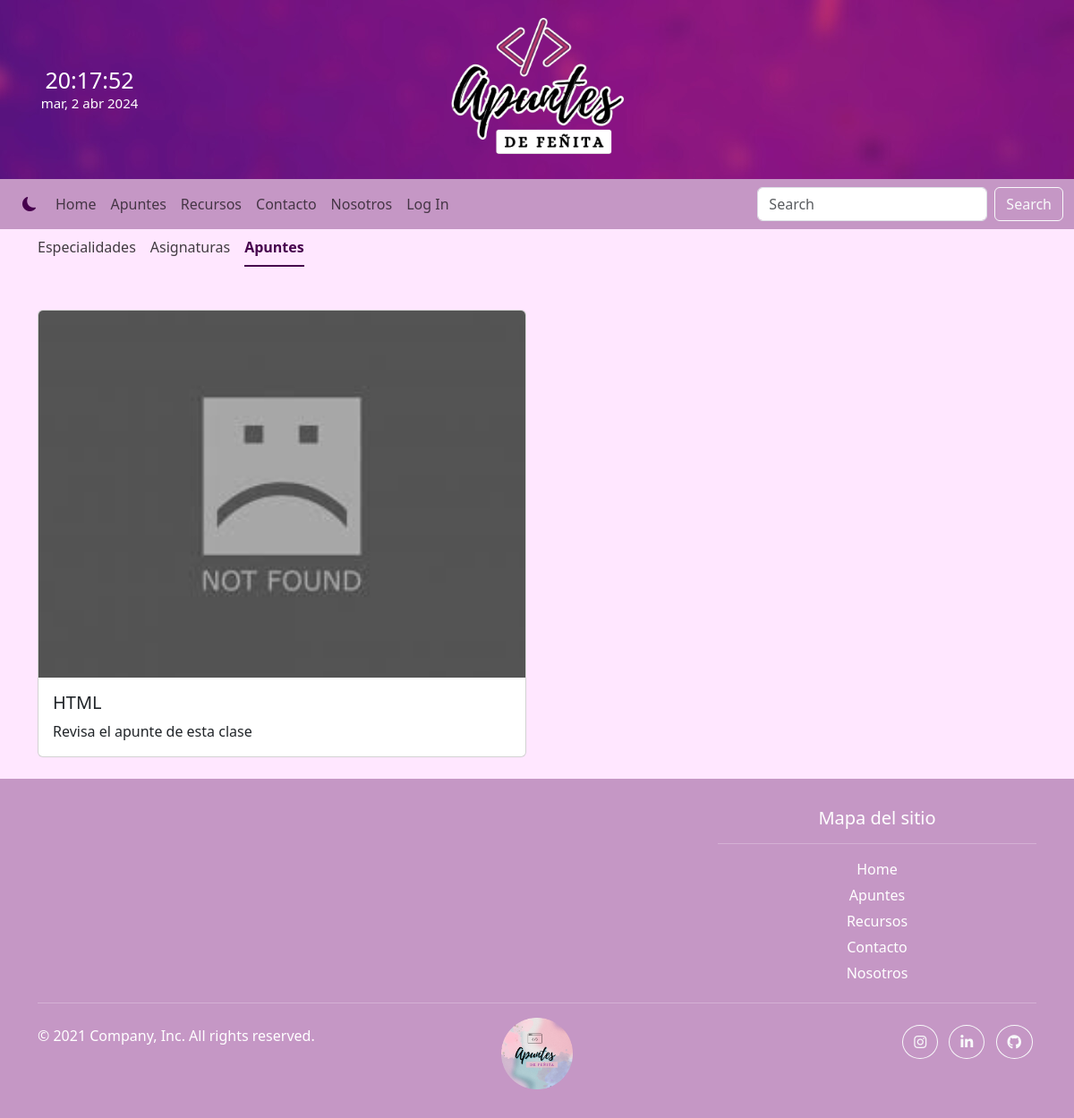
Before: /especialidades/asignaturas/apuntes/ with the older database file.
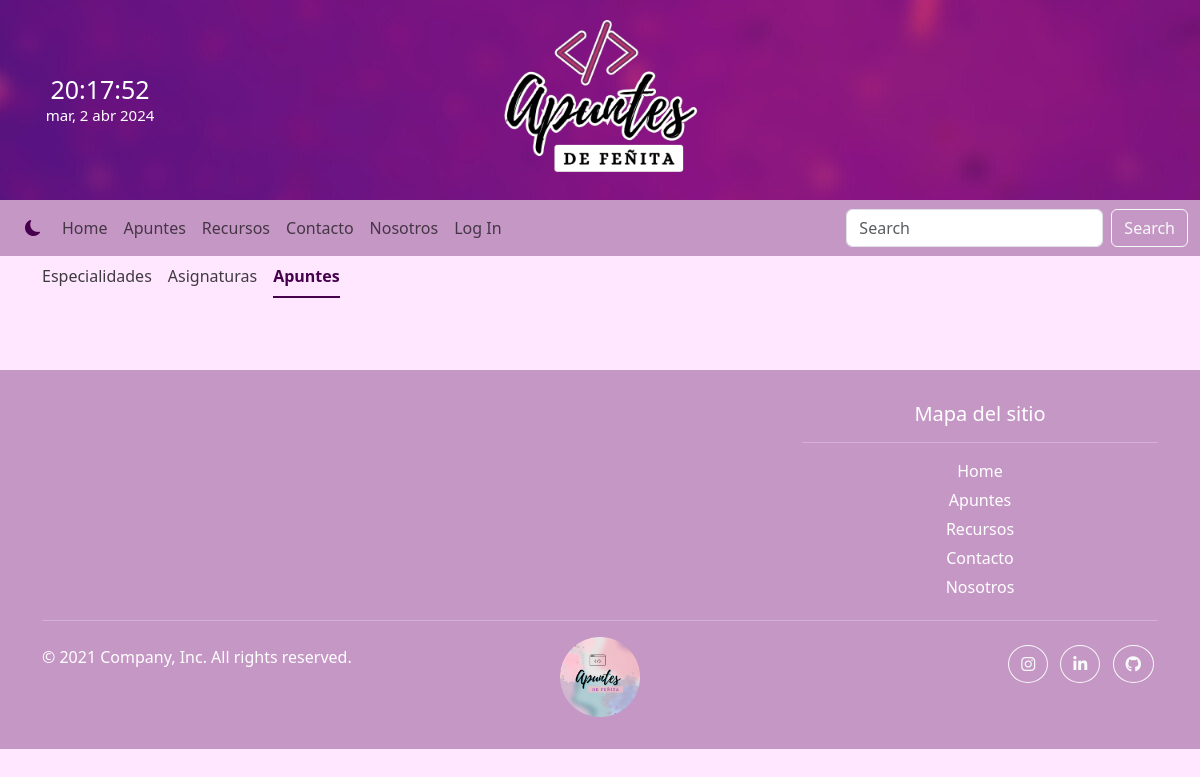
After: the same page with the newer database file.
### crud/models.py (models this page shows, shortened)
class Note(models.Model):
    idNote = models.CharField(primary_key=True,verbose_name='ID',max_length=20)
    topic  = models.CharField(verbose_name='Tema', max_length=50)
    subject = models.ForeignKey(Subject,verbose_name='Asignatura',on_delete=models.CASCADE)
    specialization = models.ForeignKey(Specialization,verbose_name='Especialidad',on_delete=models.CASCADE)
    written_in = models.DateField(verbose_name='Fecha de creación')
    image = models.ImageField(verbose_name='Imagen',upload_to='asignaturas',null=True,blank=True)
    created_at = models.DateTimeField(verbose_name='Fecha registro',auto_now_add=True)
    updated_at = models.DateTimeField(verbose_name='Fecha actualización',auto_now=True)
    class Meta:
        verbose_name = 'apunte'
        verbose_name_plural = 'apuntes'
        ordering = ['idNote']

### core/views.py (the view)
# urls.py: path('especialidades/asignaturas/apuntes/', apuntes, name='apuntes'),
def apuntes(request):
    context = {'apuntes':Note.objects.all()}
    return render(request,'core/apuntes.html',context)

### core/templates/core/apuntes.html (shortened to what this page needs)
{% extends 'core/base.html' %}
{% load static %}
{% block first_content %}
<div class="container">
    <ul class="nav nav-underline">
        <li class="nav-item">
            <a class="nav-link" aria-current="page" href="{% url 'especialidades' %}">Especialidades</a>
        </li>
        <li class="nav-item">
            <a class="nav-link" href="{% url 'asignaturas' %}">Asignaturas</a>
        </li>
        <li class="nav-item">
            <a class="nav-link active" href="{% url 'apuntes' %}">Apuntes</a>
        </li>
</div>
<section class="container my-4 pt-4">
    <div class="row row-cols-1 row-cols-md-2 g-4">
        {% for a in apuntes %}
        <div class="col">
            <div class="card">
                {% if a.image %}
                <img src="{{a.image.url}}" class="card-img-top" alt="">
                {% else %}
                <img src="{% static 'crud/img/image_not_found.jpg' %}" class="card-img-top" alt="Image Not Found">
                {% endif %}
                <div class="card-body">
                    <h5 class="card-title">{{a.topic}}</h5>
                    <p class="card-text">Revisa el apunte de esta clase</p>
                </div>
            </div>
        </div>
        {% endfor %}
    </div>
</section>
{% endblock %}

Changed rows visible on the page:
removed Note: topic "HTML"
